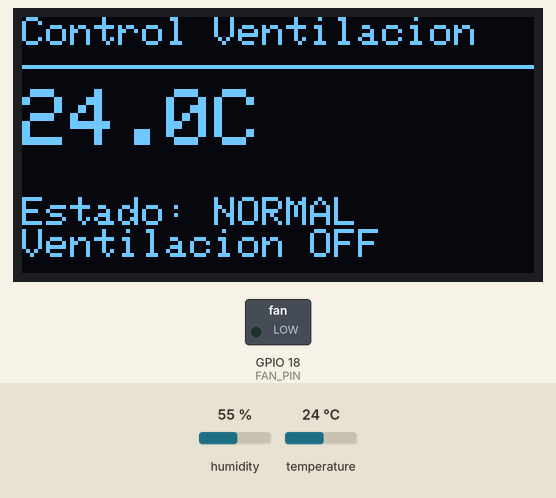
Simulated run of this sketch. Board: ESP32. Parts: 128×64 one-colour display, switched loads named in the sketch (green lamp = pin HIGH). The test bench sets the inputs (shaded band); at power-on: temperature 24 °C, humidity 55 %. What the sketch prints to the serial monitor is not drawn.

Above: at 3.2 s.
3.3 s: temperature set to 29.4 °C
At 4.4 s:
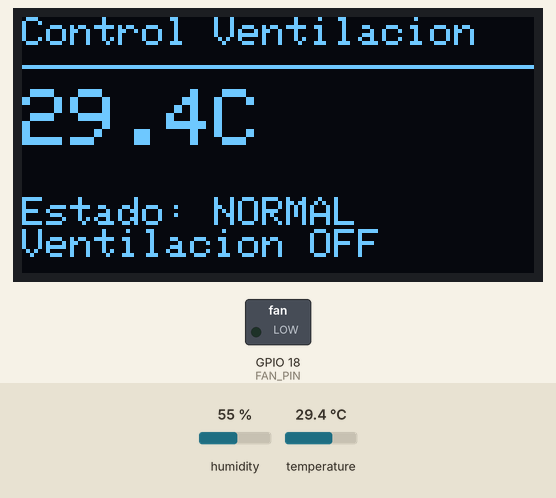
6.0 s: temperature set to 30.5 °C
At 7.2 s:
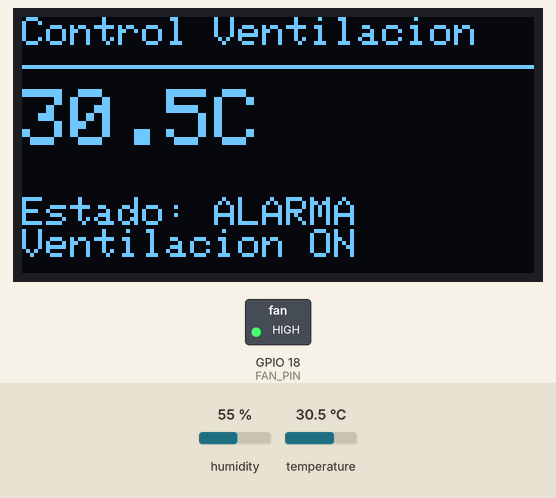
8.7 s: temperature set to 12 °C
At 10.5 s:
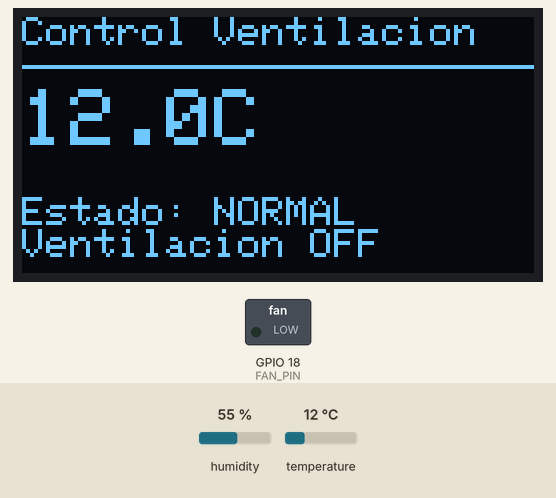
Timing chart, 0 to 12.0 s (numbered marks = the images above; inputs shaded):
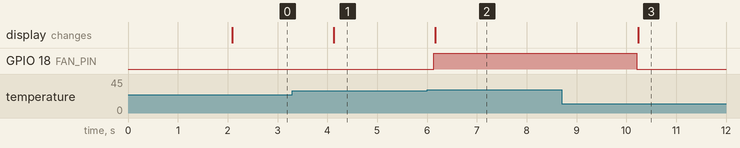

The sketch:

sketch.ino
```cpp
#include <Wire.h>
#include <Adafruit_GFX.h>
#include <Adafruit_SSD1306.h>
#include <DHTesp.h>

#define SCREEN_WIDTH 128
#define SCREEN_HEIGHT 64

#define DHT_PIN 15
#define FAN_PIN 18

#define TEMP_THRESHOLD 30.0

Adafruit_SSD1306 display(
  SCREEN_WIDTH,
  SCREEN_HEIGHT,
  &Wire,
  -1
  );

DHTesp dhtSensor;

void setup() {

  Serial.begin(115200);

  pinMode(FAN_PIN, OUTPUT);

  dhtSensor.setup(DHT_PIN, DHTesp::DHT22);

  Wire.begin(21, 22);

  if (!display.begin(
      SSD1306_SWITCHCAPVCC,
      0x3C)) {

    Serial.println("OLED no encontrada");

    while (true);
  }

  display.clearDisplay();

  display.setTextSize(1);
  display.setTextColor(SSD1306_WHITE);

  display.setCursor(10, 20);
  display.println("OLED OK");

  display.display();

  delay(2000);
}

void loop() {

  TempAndHumidity data =
    dhtSensor.getTempAndHumidity();

  float temperatura =
    data.temperature;

  bool ventilador =
    temperatura > TEMP_THRESHOLD;

  digitalWrite(
    FAN_PIN,
    ventilador ? HIGH : LOW);

  Serial.print("Temperatura: ");
  Serial.print(temperatura);
  Serial.println(" °C");

  display.clearDisplay();

  display.setTextSize(1);

  display.setCursor(0, 0);
  display.println("Control Ventilacion");

  display.drawLine(
    0, 12, 128, 12,
    SSD1306_WHITE);

  display.setTextSize(2);

  display.setCursor(0, 18);
  display.print(temperatura, 1);
  display.print("C");

  display.setTextSize(1);

  display.setCursor(0, 45);

  if (ventilador) {

    display.println("Estado: ALARMA");
    display.println("Ventilacion ON");

  } else {

    display.println("Estado: NORMAL");
    display.println("Ventilacion OFF");

  }

  display.display();

  delay(2000);
}
```

Measured:
- the behaviour switches between 30 and 30.1 °C on temperature (found by bisection; images 1 and 2)
- after the input at 3.3 s, the display: changes after 0.83 s (image 1)
- after the input at 6.0 s, GPIO 18 (FAN_PIN): LOW → HIGH after 0.14 s; the display: changes after 0.16 s (image 2)
- after the input at 8.7 s, GPIO 18 (FAN_PIN): HIGH → LOW after 1.5 s; the display: changes after 1.5 s (image 3)
